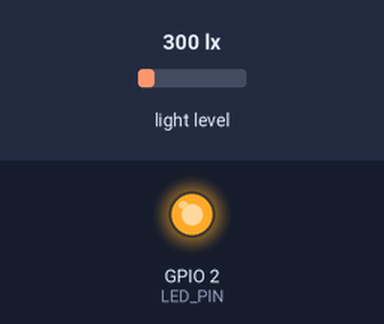
A program run on a simulated ESP32. Shown: output pins drawn as LEDs (lit = HIGH). The inputs (shaded band) are chosen by the test bench; at power-on: light level 300 lx. What the program prints to the serial monitor is not drawn.

Above: at 0.2 s.
At 5.2 s:
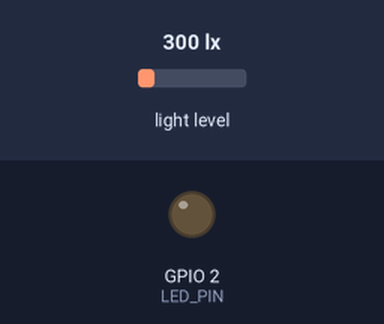
Timing chart, 0 to 13.0 s (numbered marks = the images above):
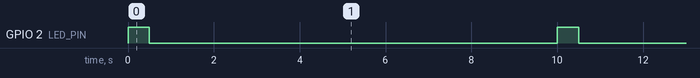

Measured:
- by itself, GPIO 2 (LED_PIN): alternates HIGH for 0.50 s and LOW for 9.5 s

The program:

main.cpp
```cpp
#include <Arduino.h>
#include <GY302_BH1750.h>

GY302 sensor;
const int LED_PIN = 2; // LED interno

void setup() {
  Serial.begin(9600);
  pinMode(LED_PIN, OUTPUT);

  if (!sensor.begin()) {
    Serial.println("¡Error en sensor!");
    while (1);
  }
}

void loop() {
  digitalWrite(LED_PIN, HIGH);
  float lux = sensor.readLightLevel();
  Serial.print("Luz: ");
  Serial.print(lux);
  Serial.println(" lx");
  delay(500);
  digitalWrite(LED_PIN, LOW);
  delay(9500); // Total 10 segundos
}
```
